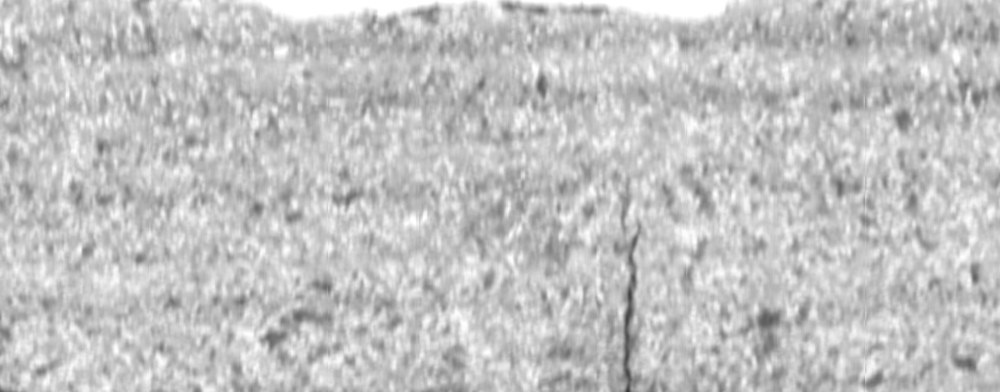
#> input picture web/landscape/sample-01.jpg, 1000 x 392 px
$ python -i model.py   (imports and definitions only)
#> lines starting #> are read from the running program, lines starting #| are printed output that depends on the picture
#> further down, picture is the input picture: PIL image 1000x392 RGB; min 55, max 255, mean 194.2
"""Small CPU-only visual anomaly baseline for the HTML prototype.

This uses hand-crafted patch statistics and nearest-normal-patch distance. It is
not PatchCore, and its score is not a probability of product failure.
"""

from __future__ import annotations

import csv
import io
import os
from pathlib import Path

import numpy as np
from PIL import Image, ImageFilter


ROOT = Path(__file__).resolve().parents[1]
DATA = Path(os.environ["KSDD_DATA_DIR"]).expanduser().resolve() if os.environ.get("KSDD_DATA_DIR") else ROOT / "data" / "ksdd"
MODEL = Path(__file__).with_name("normal_reference.npz")
WIDTH, HEIGHT, BLOCK = 256, 640, 8


def feature_map(image: Image.Image) -> np.ndarray:
    image = image.convert("L").resize((WIDTH, HEIGHT), Image.Resampling.BILINEAR)
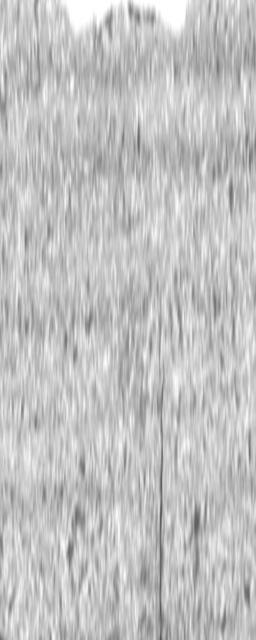
#> image: PIL image 256x640 L; min 80, max 255, mean 194.2
    raw = np.asarray(image, dtype=np.float32) / 255.0
    median = float(np.median(raw))
#> median = 0.765
    spread = float(np.std(raw))
#> spread = 0.0822
    gray = np.clip((raw - median) / max(spread, 0.06), -4, 4)
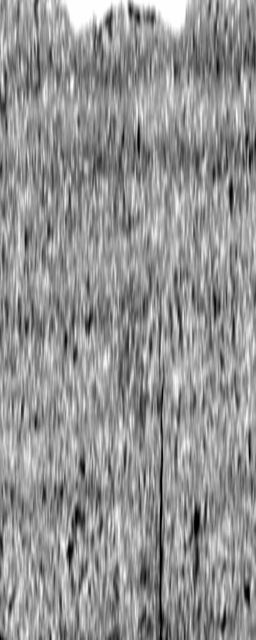
#> gray: shape (640, 256) float32; min -4, max 2.86, mean -0.0359; drawn with min black and max white

    def blocks(a: np.ndarray) -> np.ndarray:
        return a.reshape(HEIGHT // BLOCK, BLOCK, WIDTH // BLOCK, BLOCK).transpose(0, 2, 1, 3)

    b = blocks(gray)
    close = image.filter(ImageFilter.MaxFilter(7)).filter(ImageFilter.MinFilter(7))
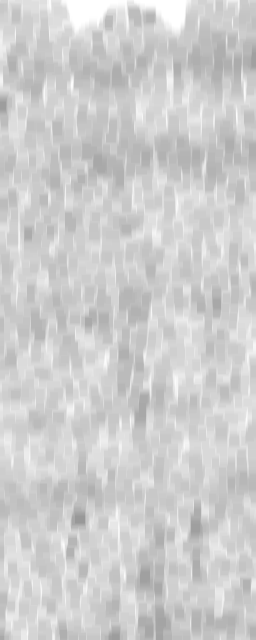
#> close: PIL image 256x640 L; min 152, max 255, mean 205.8
    dark_gap = np.maximum(np.asarray(close, dtype=np.float32) / 255.0 - raw, 0)
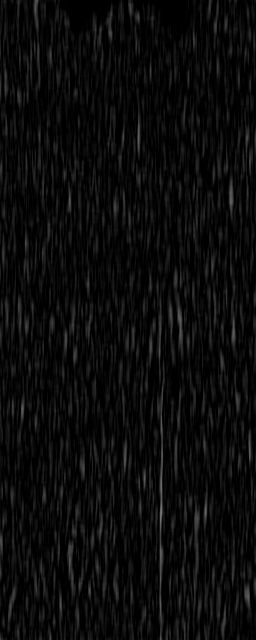
#> dark_gap: shape (640, 256) float32; min 0, max 0.455, mean 0.0453
    d = blocks(dark_gap)
    gx = np.abs(np.diff(gray, axis=1, prepend=gray[:, :1]))
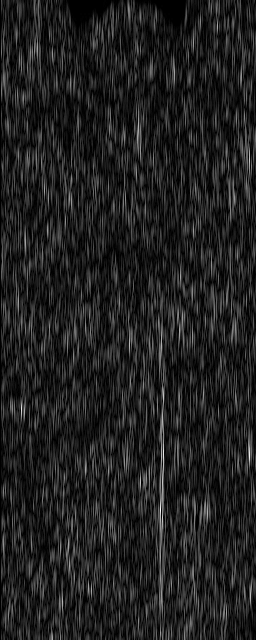
#> gx: shape (640, 256) float32; min 0, max 4.2, mean 0.53; drawn with min black and max white
    gy = np.abs(np.diff(gray, axis=0, prepend=gray[:1, :]))
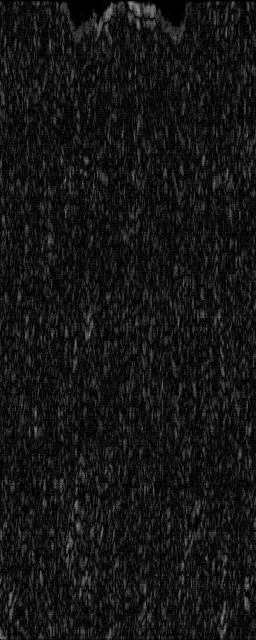
#> gy: shape (640, 256) float32; min 0, max 0.621, mean 0.0829
    features = np.stack(
        [
            b.mean((2, 3)),
            b.std((2, 3)),
            np.percentile(b, 10, axis=(2, 3)),
            np.percentile(b, 90, axis=(2, 3)),
            d.mean((2, 3)),
            np.percentile(d, 95, axis=(2, 3)),
            blocks(gx).mean((2, 3)),
            blocks(gy).mean((2, 3)),
        ],
        axis=-1,
    )
    return features.astype(np.float32)


# [9 lines left out: function nearest_distances, not called in this run]


def image_score(patch_scores: np.ndarray) -> float:
    return float(np.percentile(patch_scores, 99.5))


# [29 lines left out: function train, not called in this run]


class Analyzer:
    # [44 lines left out: functions __init__, analyze, not called in this run]


# [2 lines not run here, left out]

>>> from PIL import Image
>>> picture = Image.open('../web/landscape/sample-01.jpg')
>>> result = feature_map(picture)

$ run again, on web/landscape/sample-02.jpg
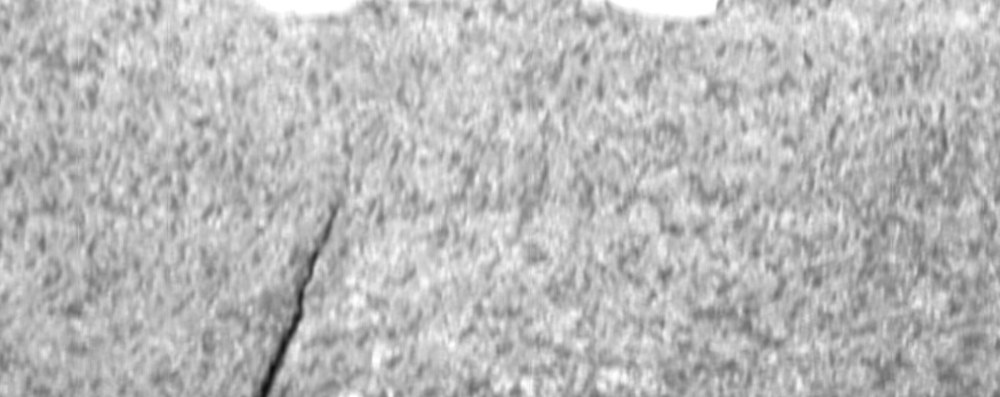
#> input picture web/landscape/sample-02.jpg, 1000 x 397 px
#> picture is the input picture: PIL image 1000x397 RGB; min 12, max 255, mean 185.3
#> in feature_map, `image = image.convert("L").resize((WIDTH, HEIGHT), Image.Resampling.BI..`:
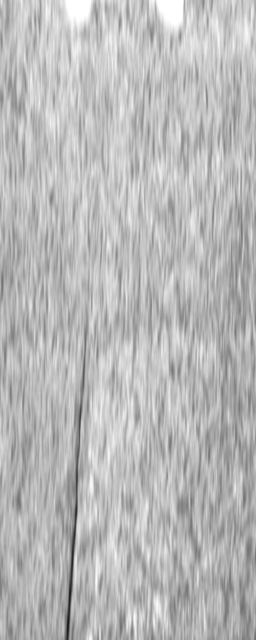
#> image: PIL image 256x640 L; min 28, max 255, mean 185.3
#> median = 0.733
#> spread = 0.0879
#> in feature_map, `gy = np.abs(np.diff(gray, axis=0, prepend=gray[:1, :]))`:
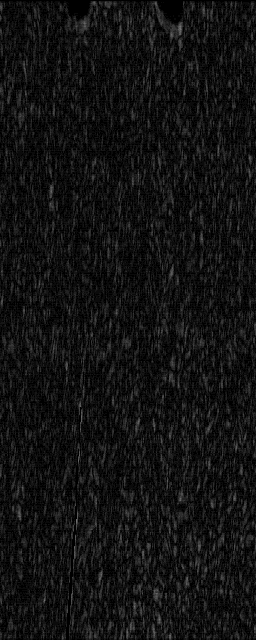
#> gy: shape (640, 256) float32; min 0, max 0.446, mean 0.0722

$ run again, on web/landscape/sample-03.jpg
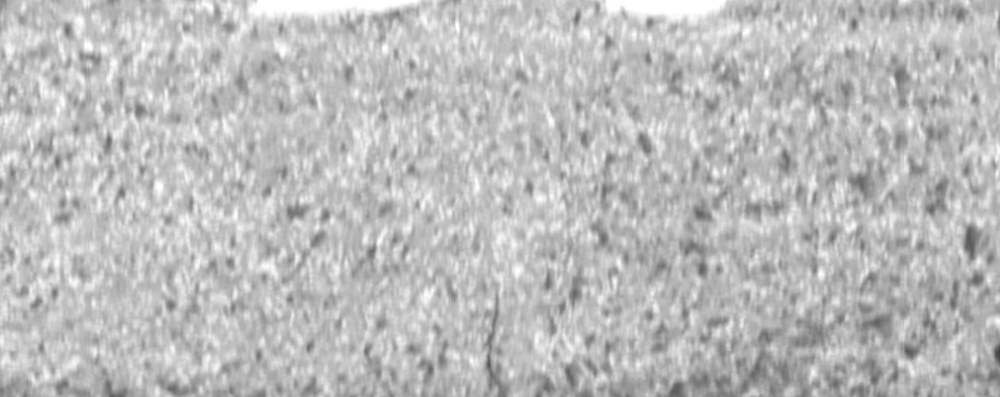
#> input picture web/landscape/sample-03.jpg, 1000 x 397 px
#> picture is the input picture: PIL image 1000x397 RGB; min 60, max 255, mean 188.5
#> in feature_map, `image = image.convert("L").resize((WIDTH, HEIGHT), Image.Resampling.BI..`:
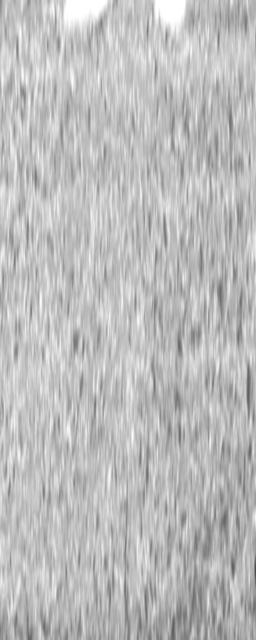
#> image: PIL image 256x640 L; min 74, max 255, mean 188.5
#> median = 0.745
#> spread = 0.0828
#> in feature_map, `gy = np.abs(np.diff(gray, axis=0, prepend=gray[:1, :]))`:
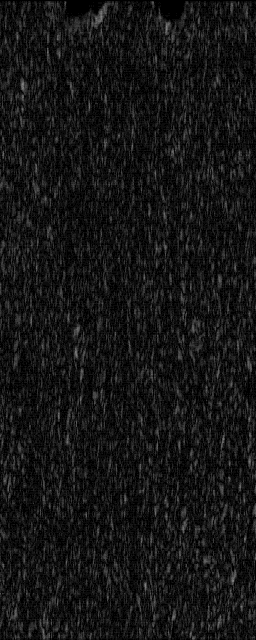
#> gy: shape (640, 256) float32; min 0, max 0.521, mean 0.0831

$ run again, on web/landscape/sample-04.jpg
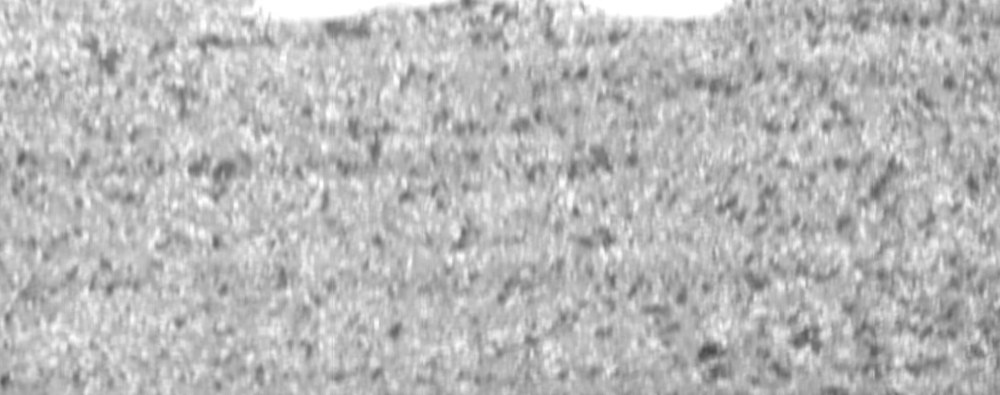
#> input picture web/landscape/sample-04.jpg, 1000 x 395 px
#> picture is the input picture: PIL image 1000x395 RGB; min 72, max 255, mean 185.1
#> in feature_map, `image = image.convert("L").resize((WIDTH, HEIGHT), Image.Resampling.BI..`:
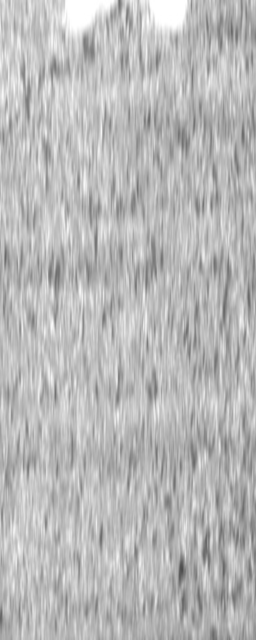
#> image: PIL image 256x640 L; min 76, max 255, mean 185.1
#> median = 0.729
#> spread = 0.0856
#> in feature_map, `gy = np.abs(np.diff(gray, axis=0, prepend=gray[:1, :]))`:
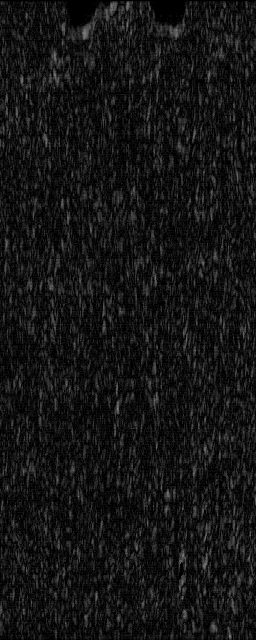
#> gy: shape (640, 256) float32; min 0, max 0.55, mean 0.0824
